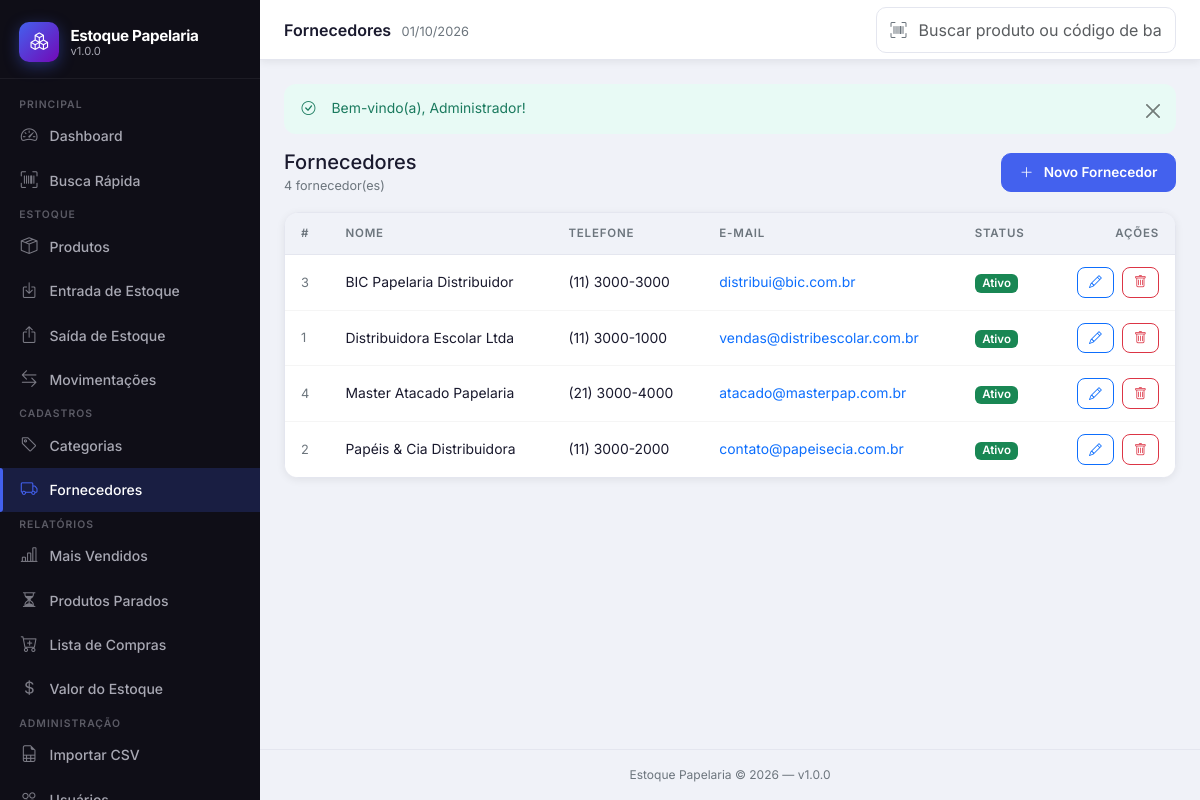
/radartechh/estoque/public/fornecedores (signed in), run on the app's committed database.
### tables this page shows
CREATE TABLE IF NOT EXISTS `fornecedores` (
    `id`        INT UNSIGNED AUTO_INCREMENT PRIMARY KEY,
    `nome`      VARCHAR(150) NOT NULL,
    `telefone`  VARCHAR(20)  DEFAULT NULL,
    `email`     VARCHAR(150) DEFAULT NULL,
    `ativo`     TINYINT(1)   NOT NULL DEFAULT 1,
    `criado_em` DATETIME     NOT NULL DEFAULT CURRENT_TIMESTAMP,
    INDEX `idx_fornecedores_nome` (`nome`)
);

### app/controllers/FornecedoresController.php (called while the page is built, shortened)
<?php
require_once dirname(__DIR__) . '/models/FornecedorModel.php';
class FornecedoresController
{
    private FornecedorModel $model;
    public function __construct()
    {
        $this->model = new FornecedorModel();
    }
    public function index(?int $id = null): void
    {
        $fornecedores = $this->model->listar();
        require_once dirname(__DIR__) . '/views/fornecedores/index.php';
    }
}

### config/database.php (called while the page is built, shortened)
<?php
function getDB(): PDO
{
    static $pdo = null;
    if ($pdo === null) {
        $dsn = sprintf(
            'mysql:host=%s;dbname=%s;charset=%s',
            DB_HOST,
            DB_NAME,
            DB_CHARSET
        );
        $opcoes = [
            PDO::ATTR_ERRMODE            => PDO::ERRMODE_EXCEPTION,
            PDO::ATTR_DEFAULT_FETCH_MODE => PDO::FETCH_ASSOC,
            PDO::ATTR_EMULATE_PREPARES   => false,
            PDO::MYSQL_ATTR_INIT_COMMAND => "SET NAMES utf8mb4 COLLATE utf8mb4_unicode_ci",
        ];
        try {
            $pdo = new PDO($dsn, DB_USER, DB_PASS, $opcoes);
        } catch (PDOException $e) {
            if (APP_DEBUG) {
                throw $e;
            }
            die('Não foi possível conectar ao banco de dados. Contate o administrador.');
        }
    }
    return $pdo;
}

### app/models/FornecedorModel.php (called while the page is built, shortened)
<?php
class FornecedorModel
{
    private PDO $db;
    public function __construct()
    {
        $this->db = getDB();
    }
    public function listar(bool $apenasAtivos = false): array
    {
        return $this->db
            ->query('SELECT * FROM fornecedores ORDER BY nome ASC')
            ->fetchAll();
    }
}

### app/views/fornecedores/index.php (the view, shortened to what this page needs)
<?php
require_once dirname(__DIR__) . '/layouts/header.php';
?>
<div class="d-flex justify-content-between align-items-center mb-3">
  <div>
    <h2 class="h5 fw-700 mb-0">Fornecedores</h2>
    <small class="text-secondary"><?= count($fornecedores) ?> fornecedor(es)</small>
  </div>
  <a href="<?= APP_URL ?>/fornecedores/criar" class="btn btn-primary" id="btn-novo-fornecedor">
    <i class="bi bi-plus-lg me-1"></i> Novo Fornecedor
  </a>
</div>
<div class="card">
  <div class="table-responsive">
    <table class="table" aria-label="Lista de fornecedores">
      <thead>
        <tr>
          <th>#</th>
          <th>Nome</th>
          <th>Telefone</th>
          <th>E-mail</th>
          <th>Status</th>
          <th class="text-end">Ações</th>
        </tr>
      </thead>
      <tbody>
        <?php if (empty($fornecedores)): ?>
          <tr>
            <td colspan="6" class="text-center py-4 text-secondary">
              Nenhum fornecedor cadastrado.
            </td>
          </tr>
        <?php else: ?>
          <?php foreach ($fornecedores as $f): ?>
          <tr>
            <td class="text-secondary" style="font-size:.8rem;"><?= $f['id'] ?></td>
            <td class="fw-600"><?= e($f['nome']) ?></td>
            <td><?= e($f['telefone'] ?? '—') ?></td>
            <td>
              <?php if ($f['email']): ?>
                <a href="mailto:<?= e($f['email']) ?>"><?= e($f['email']) ?></a>
              <?php else: ?>—<?php endif; ?>
            </td>
            <td>
              <?= $f['ativo']
                ? '<span class="badge bg-success">Ativo</span>'
                : '<span class="badge bg-secondary">Inativo</span>' ?>
            </td>
            <td class="text-end">
              <a href="<?= APP_URL ?>/fornecedores/editar/<?= $f['id'] ?>"
                 class="btn btn-sm btn-outline-primary me-1"
                 id="btn-editar-forn-<?= $f['id'] ?>">
                <i class="bi bi-pencil"></i>
              </a>
              <form method="POST"
                    action="<?= APP_URL ?>/fornecedores/excluir/<?= $f['id'] ?>"
                    style="display:inline;">
                <button type="submit"
                        class="btn btn-sm btn-outline-danger"
                        id="btn-excluir-forn-<?= $f['id'] ?>"
                        data-confirmar="Excluir o fornecedor «<?= e($f['nome']) ?>»?">
                  <i class="bi bi-trash"></i>
                </button>
              </form>
            </td>
          </tr>
          <?php endforeach; ?>
        <?php endif; ?>
      </tbody>
    </table>
  </div>
</div>
<?php require_once dirname(__DIR__) . '/layouts/footer.php'; ?>

### public/assets/css/estoque.css (style rules this page uses)
*, *::before, *::after { box-sizing: border-box; }
:root { --cor-primary: #4361ee; --cor-primary-dark: #3651d4; --cor-primary-light: #eef1fd; --cor-secondary: #7209b7; --cor-success: #2ec4b6; --cor-warning: #f4a261; --cor-danger: #e63946; --cor-info: #4cc9f0; --sidebar-bg: #0f0e17; --sidebar-width: 260px; --sidebar-text: #a8a8b3; --sidebar-text-hover:#ffffff; --sidebar-active-bg: rgba(67, 97, 238, 0.20); --sidebar-border: rgba(255,255,255,0.06); --body-bg: #f0f2f8; --card-bg: #ffffff; --text-primary: #1a1a2e; --text-secondary: #6c757d; --border-color: #e4e6ef; --shadow-sm: 0 2px 8px rgba(0,0,0,.07); --shadow-md: 0 4px 20px rgba(0,0,0,.10); --shadow-lg: 0 8px 40px rgba(0,0,0,.14); --transition: all 0.22s ease; }
html { scroll-behavior: smooth; }
body { font-family: 'Inter', sans-serif; background: var(--body-bg); color: var(--text-primary); font-size: 0.9rem; min-height: 100vh; margin: 0; }
a { text-decoration: none; transition: var(--transition); }
.card { background: var(--card-bg); border: 1px solid var(--border-color); border-radius: 14px; box-shadow: var(--shadow-sm); transition: var(--transition); }
.table-responsive { border-radius: 12px; }
.table { margin-bottom: 0; font-size: 0.87rem; }
.table thead th { background: var(--body-bg); color: var(--text-secondary); font-size: 0.72rem; font-weight: 600; text-transform: uppercase; letter-spacing: 0.07em; border-bottom: 1px solid var(--border-color); padding: 0.75rem 1rem; white-space: nowrap; }
.table tbody td { padding: 0.75rem 1rem; vertical-align: middle; border-bottom: 1px solid rgba(0,0,0,.04); color: var(--text-primary); }
.table tbody tr:last-child td { border-bottom: none; }
.btn { border-radius: 10px; font-weight: 600; font-size: 0.85rem; padding: 0.5rem 1.1rem; transition: var(--transition); display: inline-flex; align-items: center; gap: 0.4rem; }
.btn-primary { background: var(--cor-primary); border-color: var(--cor-primary); color: #fff; }
.btn-sm { padding: 0.3rem 0.7rem; font-size: 0.8rem; border-radius: 8px; }
.badge { font-size: 0.72rem; font-weight: 600; padding: 0.3em 0.65em; border-radius: 6px; }

### data on the page
fornecedores: id "3", nome "BIC Papelaria Distribuidor", telefone "(11) 3000-3000", email "distribui@bic.com.br", ativo "Ativo"
fornecedores: id "1", nome "Distribuidora Escolar Ltda", telefone "(11) 3000-1000", email "vendas@distribescolar.com.br", ativo "Ativo"
fornecedores: id "4", nome "Master Atacado Papelaria", telefone "(21) 3000-4000", email "atacado@masterpap.com.br", ativo "Ativo"
fornecedores: id "2", nome "Papéis & Cia Distribuidora", telefone "(11) 3000-2000", email "contato@papeisecia.com.br", ativo "Ativo"

### other printed values
APP_NAME "Estoque Papelaria"
APP_VERSION "1.0.0"
$tituloPagina "Fornecedores"
$_SESSION['flash_sucesso'] "Bem-vindo(a), Administrador!"
count($fornecedores) "4"
